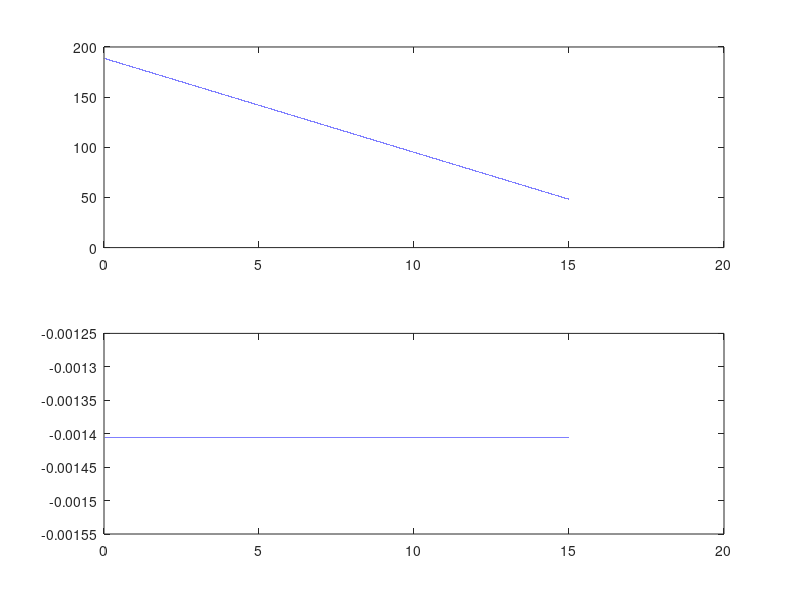
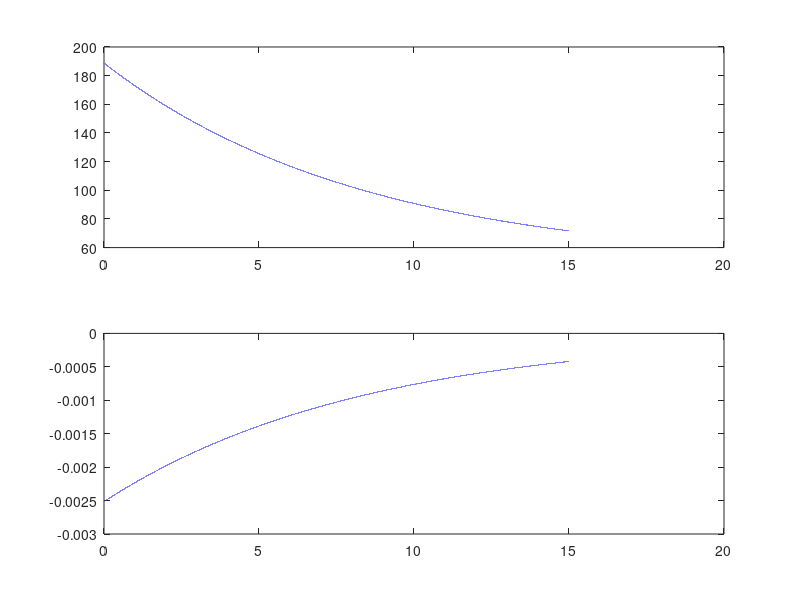

Source code (MATLAB) for these figures, in order:
% Was created to test the behavour of TVRegDiff. Abandoned it to implement
% it within the gradientComputation Script instead.
function testTVRegDiff()
%     u = TVRegDiff( data, iter, alph, u0, scale, ep, dx, plotflag, diagflag )
    npoints  = 100000;
    minx = 0;
    maxx = 15;
    ymin = 48.1824;
    ymax = 140.5193 + ymin;
    ylinearvalues = linspace(ymax,ymin,npoints);
    xvalues = linspace(minx,maxx,npoints);
    figure('Name','Linear Model')
    subplot(2,1,1)
    plot(xvalues,ylinearvalues)
    subplot(2,1,2)
    diffgrads = gradient(ylinearvalues);
    plot(linspace(minx,maxx,length(diffgrads)),diffgrads)
    
    
    
%     Modelled sound data
    AnAlpha = [140.5193, 0.1193];
%     noiseInfo = [0.1207,9.381];
    Ae = 48.1824;
    ndeed = @(x,xdata)x(1)*(exp(-x(2)*(xdata))) + Ae;
    ysoundData = ndeed(AnAlpha,xvalues);
    figure('Name','Sound Model')
    subplot(2,1,1)
    plot(xvalues,ysoundData)
    subplot(2,1,2)
    gradSoundData = gradient(ysoundData);
    plot(linspace(minx,maxx,length(gradSoundData)),gradSoundData)
end